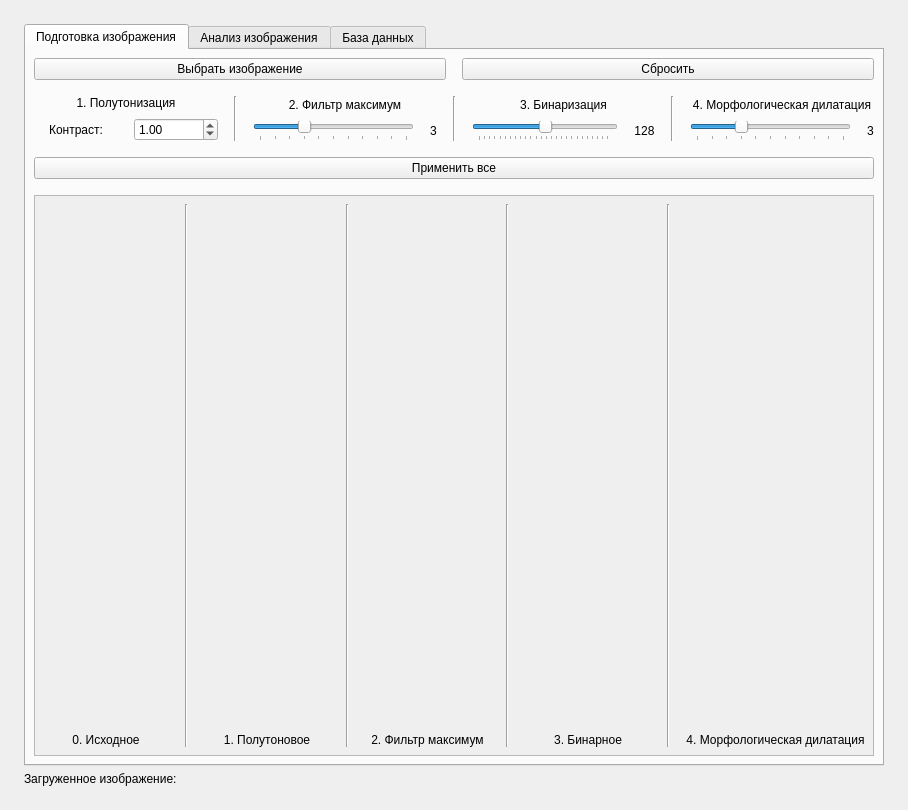
<?xml version="1.0" encoding="UTF-8"?>
<ui version="4.0">
 <class>MainWindow</class>
 <widget class="QMainWindow" name="MainWindow">
  <property name="geometry">
   <rect>
    <x>0</x>
    <y>0</y>
    <width>908</width>
    <height>810</height>
   </rect>
  </property>
  <property name="font">
   <font>
    <family>Helvetica</family>
   </font>
  </property>
  <property name="windowTitle">
   <string>Задачи определения видимости и отсечения фигур на плоскости</string>
  </property>
  <widget class="QWidget" name="centralwidget">
   <layout class="QVBoxLayout" name="verticalLayout_2">
    <property name="leftMargin">
     <number>24</number>
    </property>
    <property name="topMargin">
     <number>24</number>
    </property>
    <property name="rightMargin">
     <number>24</number>
    </property>
    <property name="bottomMargin">
     <number>24</number>
    </property>
    <item>
     <layout class="QHBoxLayout" name="horizontalLayout_3" stretch="0">
      <property name="spacing">
       <number>16</number>
      </property>
      <property name="bottomMargin">
       <number>0</number>
      </property>
      <item>
       <widget class="QTabWidget" name="tabWidget">
        <property name="tabPosition">
         <enum>QTabWidget::North</enum>
        </property>
        <property name="tabShape">
         <enum>QTabWidget::Rounded</enum>
        </property>
        <property name="currentIndex">
         <number>0</number>
        </property>
        <property name="documentMode">
         <bool>false</bool>
        </property>
        <property name="movable">
         <bool>true</bool>
        </property>
        <widget class="QWidget" name="tab_1">
         <attribute name="title">
          <string>Подготовка изображения</string>
         </attribute>
         <layout class="QVBoxLayout" name="verticalLayout_3" stretch="0,0,0,100">
          <property name="spacing">
           <number>16</number>
          </property>
          <property name="leftMargin">
           <number>8</number>
          </property>
          <property name="topMargin">
           <number>8</number>
          </property>
          <property name="rightMargin">
           <number>8</number>
          </property>
          <property name="bottomMargin">
           <number>8</number>
          </property>
          <item>
           <layout class="QHBoxLayout" name="horizontalLayout_12">
            <item>
             <widget class="QPushButton" name="loadImagePushButton">
              <property name="text">
               <string>Выбрать изображение</string>
              </property>
             </widget>
            </item>
            <item>
             <widget class="QPushButton" name="clearPushButton">
              <property name="text">
               <string>Сбросить</string>
              </property>
             </widget>
            </item>
           </layout>
          </item>
          <item>
           <layout class="QHBoxLayout" name="horizontalLayout_9" stretch="10,0,10,0,10,0,10">
            <property name="spacing">
             <number>16</number>
            </property>
            <item>
             <layout class="QVBoxLayout" name="verticalLayout_7">
              <property name="spacing">
               <number>8</number>
              </property>
              <item>
               <widget class="QLabel" name="label_8">
                <property name="text">
                 <string>1. Полутонизация</string>
                </property>
                <property name="alignment">
                 <set>Qt::AlignCenter</set>
                </property>
               </widget>
              </item>
              <item>
               <layout class="QHBoxLayout" name="horizontalLayout_8">
                <property name="spacing">
                 <number>16</number>
                </property>
                <item>
                 <widget class="QLabel" name="label_9">
                  <property name="text">
                   <string>Контраст:</string>
                  </property>
                  <property name="alignment">
                   <set>Qt::AlignCenter</set>
                  </property>
                 </widget>
                </item>
                <item>
                 <widget class="QDoubleSpinBox" name="contrastDoubleSpinBox">
                  <property name="maximum">
                   <double>2.000000000000000</double>
                  </property>
                  <property name="singleStep">
                   <double>0.100000000000000</double>
                  </property>
                  <property name="value">
                   <double>1.000000000000000</double>
                  </property>
                 </widget>
                </item>
               </layout>
              </item>
             </layout>
            </item>
            <item>
             <widget class="Line" name="line_2">
              <property name="orientation">
               <enum>Qt::Vertical</enum>
              </property>
             </widget>
            </item>
            <item>
             <layout class="QVBoxLayout" name="verticalLayout_6">
              <property name="spacing">
               <number>8</number>
              </property>
              <item>
               <widget class="QLabel" name="label_6">
                <property name="text">
                 <string>2. Фильтр максимум</string>
                </property>
                <property name="alignment">
                 <set>Qt::AlignCenter</set>
                </property>
               </widget>
              </item>
              <item>
               <layout class="QHBoxLayout" name="horizontalLayout_7">
                <property name="spacing">
                 <number>16</number>
                </property>
                <item>
                 <widget class="QSlider" name="maxFilterSlider">
                  <property name="maximum">
                   <number>10</number>
                  </property>
                  <property name="pageStep">
                   <number>1</number>
                  </property>
                  <property name="sliderPosition">
                   <number>3</number>
                  </property>
                  <property name="orientation">
                   <enum>Qt::Horizontal</enum>
                  </property>
                  <property name="invertedAppearance">
                   <bool>false</bool>
                  </property>
                  <property name="invertedControls">
                   <bool>false</bool>
                  </property>
                  <property name="tickPosition">
                   <enum>QSlider::TicksBelow</enum>
                  </property>
                 </widget>
                </item>
                <item>
                 <widget class="QLabel" name="maxFilterLabel">
                  <property name="text">
                   <string>3</string>
                  </property>
                  <property name="alignment">
                   <set>Qt::AlignCenter</set>
                  </property>
                 </widget>
                </item>
               </layout>
              </item>
             </layout>
            </item>
            <item>
             <widget class="Line" name="line_3">
              <property name="orientation">
               <enum>Qt::Vertical</enum>
              </property>
             </widget>
            </item>
            <item>
             <layout class="QVBoxLayout" name="verticalLayout_5">
              <property name="spacing">
               <number>8</number>
              </property>
              <item>
               <widget class="QLabel" name="label_4">
                <property name="text">
                 <string>3. Бинаризация</string>
                </property>
                <property name="alignment">
                 <set>Qt::AlignCenter</set>
                </property>
               </widget>
              </item>
              <item>
               <layout class="QHBoxLayout" name="horizontalLayout_6">
                <property name="spacing">
                 <number>16</number>
                </property>
                <item>
                 <widget class="QSlider" name="binarizationSlider">
                  <property name="maximum">
                   <number>255</number>
                  </property>
                  <property name="singleStep">
                   <number>10</number>
                  </property>
                  <property name="value">
                   <number>128</number>
                  </property>
                  <property name="sliderPosition">
                   <number>128</number>
                  </property>
                  <property name="orientation">
                   <enum>Qt::Horizontal</enum>
                  </property>
                  <property name="tickPosition">
                   <enum>QSlider::TicksBelow</enum>
                  </property>
                 </widget>
                </item>
                <item>
                 <widget class="QLabel" name="binarizationLabel">
                  <property name="text">
                   <string>128</string>
                  </property>
                  <property name="alignment">
                   <set>Qt::AlignCenter</set>
                  </property>
                 </widget>
                </item>
               </layout>
              </item>
             </layout>
            </item>
            <item>
             <widget class="Line" name="line_4">
              <property name="orientation">
               <enum>Qt::Vertical</enum>
              </property>
             </widget>
            </item>
            <item>
             <layout class="QVBoxLayout" name="verticalLayout_4">
              <property name="spacing">
               <number>8</number>
              </property>
              <item>
               <widget class="QLabel" name="label">
                <property name="text">
                 <string>4. Морфологическая дилатация</string>
                </property>
                <property name="alignment">
                 <set>Qt::AlignCenter</set>
                </property>
               </widget>
              </item>
              <item>
               <layout class="QHBoxLayout" name="horizontalLayout_5">
                <property name="spacing">
                 <number>16</number>
                </property>
                <item>
                 <widget class="QSlider" name="morphologyDilationSlider">
                  <property name="maximum">
                   <number>10</number>
                  </property>
                  <property name="pageStep">
                   <number>1</number>
                  </property>
                  <property name="value">
                   <number>3</number>
                  </property>
                  <property name="orientation">
                   <enum>Qt::Horizontal</enum>
                  </property>
                  <property name="tickPosition">
                   <enum>QSlider::TicksBelow</enum>
                  </property>
                 </widget>
                </item>
                <item>
                 <widget class="QLabel" name="morphologyDilationLabel">
                  <property name="text">
                   <string>3</string>
                  </property>
                  <property name="alignment">
                   <set>Qt::AlignCenter</set>
                  </property>
                 </widget>
                </item>
               </layout>
              </item>
             </layout>
            </item>
           </layout>
          </item>
          <item>
           <widget class="QPushButton" name="applyAllPushButton">
            <property name="text">
             <string>Применить все</string>
            </property>
           </widget>
          </item>
          <item>
           <layout class="QVBoxLayout" name="verticalLayout_8" stretch="0,0">
            <item>
             <widget class="QScrollArea" name="scrollArea">
              <property name="widgetResizable">
               <bool>true</bool>
              </property>
              <widget class="QWidget" name="scrollAreaWidgetContents">
               <property name="geometry">
                <rect>
                 <x>0</x>
                 <y>0</y>
                 <width>832</width>
                 <height>514</height>
                </rect>
               </property>
               <layout class="QHBoxLayout" name="horizontalLayout_4">
                <property name="spacing">
                 <number>16</number>
                </property>
                <property name="leftMargin">
                 <number>8</number>
                </property>
                <property name="topMargin">
                 <number>8</number>
                </property>
                <property name="rightMargin">
                 <number>8</number>
                </property>
                <property name="bottomMargin">
                 <number>8</number>
                </property>
                <item>
                 <layout class="QVBoxLayout" name="verticalLayout_9" stretch="10,0">
                  <property name="spacing">
                   <number>8</number>
                  </property>
                  <item>
                   <widget class="QLabel" name="image0Label">
                    <property name="text">
                     <string/>
                    </property>
                    <property name="scaledContents">
                     <bool>false</bool>
                    </property>
                    <property name="alignment">
                     <set>Qt::AlignCenter</set>
                    </property>
                    <property name="margin">
                     <number>8</number>
                    </property>
                   </widget>
                  </item>
                  <item>
                   <widget class="QLabel" name="label_7">
                    <property name="text">
                     <string>0. Исходное</string>
                    </property>
                    <property name="alignment">
                     <set>Qt::AlignCenter</set>
                    </property>
                   </widget>
                  </item>
                 </layout>
                </item>
                <item>
                 <widget class="Line" name="line">
                  <property name="orientation">
                   <enum>Qt::Vertical</enum>
                  </property>
                 </widget>
                </item>
                <item>
                 <layout class="QVBoxLayout" name="verticalLayout_14" stretch="10,0">
                  <property name="spacing">
                   <number>8</number>
                  </property>
                  <item>
                   <widget class="QLabel" name="image1Label">
                    <property name="text">
                     <string/>
                    </property>
                    <property name="scaledContents">
                     <bool>false</bool>
                    </property>
                    <property name="alignment">
                     <set>Qt::AlignCenter</set>
                    </property>
                    <property name="wordWrap">
                     <bool>false</bool>
                    </property>
                    <property name="margin">
                     <number>8</number>
                    </property>
                   </widget>
                  </item>
                  <item>
                   <widget class="QLabel" name="label_10">
                    <property name="text">
                     <string>1. Полутоновое</string>
                    </property>
                    <property name="alignment">
                     <set>Qt::AlignCenter</set>
                    </property>
                   </widget>
                  </item>
                 </layout>
                </item>
                <item>
                 <widget class="Line" name="line_5">
                  <property name="orientation">
                   <enum>Qt::Vertical</enum>
                  </property>
                 </widget>
                </item>
                <item>
                 <layout class="QVBoxLayout" name="verticalLayout_13" stretch="10,0">
                  <property name="spacing">
                   <number>8</number>
                  </property>
                  <item>
                   <widget class="QLabel" name="image2Label">
                    <property name="text">
                     <string/>
                    </property>
                    <property name="scaledContents">
                     <bool>false</bool>
                    </property>
                    <property name="alignment">
                     <set>Qt::AlignCenter</set>
                    </property>
                    <property name="margin">
                     <number>8</number>
                    </property>
                   </widget>
                  </item>
                  <item>
                   <widget class="QLabel" name="label_5">
                    <property name="text">
                     <string>2. Фильтр максимум</string>
                    </property>
                    <property name="alignment">
                     <set>Qt::AlignCenter</set>
                    </property>
                   </widget>
                  </item>
                 </layout>
                </item>
                <item>
                 <widget class="Line" name="line_6">
                  <property name="orientation">
                   <enum>Qt::Vertical</enum>
                  </property>
                 </widget>
                </item>
                <item>
                 <layout class="QVBoxLayout" name="verticalLayout_12" stretch="10,0">
                  <property name="spacing">
                   <number>8</number>
                  </property>
                  <item>
                   <widget class="QLabel" name="image3Label">
                    <property name="text">
                     <string/>
                    </property>
                    <property name="scaledContents">
                     <bool>false</bool>
                    </property>
                    <property name="alignment">
                     <set>Qt::AlignCenter</set>
                    </property>
                    <property name="margin">
                     <number>8</number>
                    </property>
                   </widget>
                  </item>
                  <item>
                   <widget class="QLabel" name="label_3">
                    <property name="text">
                     <string>3. Бинарное</string>
                    </property>
                    <property name="alignment">
                     <set>Qt::AlignCenter</set>
                    </property>
                   </widget>
                  </item>
                 </layout>
                </item>
                <item>
                 <widget class="Line" name="line_7">
                  <property name="orientation">
                   <enum>Qt::Vertical</enum>
                  </property>
                 </widget>
                </item>
                <item>
                 <layout class="QVBoxLayout" name="verticalLayout_11" stretch="10,0">
                  <property name="spacing">
                   <number>8</number>
                  </property>
                  <item>
                   <widget class="QLabel" name="image4Label">
                    <property name="text">
                     <string/>
                    </property>
                    <property name="scaledContents">
                     <bool>false</bool>
                    </property>
                    <property name="alignment">
                     <set>Qt::AlignCenter</set>
                    </property>
                    <property name="margin">
                     <number>8</number>
                    </property>
                   </widget>
                  </item>
                  <item>
                   <widget class="QLabel" name="label_2">
                    <property name="text">
                     <string>4. Морфологическая дилатация</string>
                    </property>
                    <property name="alignment">
                     <set>Qt::AlignCenter</set>
                    </property>
                   </widget>
                  </item>
                 </layout>
                </item>
               </layout>
              </widget>
             </widget>
            </item>
            <item>
             <layout class="QHBoxLayout" name="horizontalLayout_14"/>
            </item>
           </layout>
          </item>
         </layout>
        </widget>
        <widget class="QWidget" name="tab_2">
         <attribute name="title">
          <string>Анализ изображения</string>
         </attribute>
         <layout class="QVBoxLayout" name="verticalLayout_15">
          <property name="spacing">
           <number>16</number>
          </property>
          <property name="leftMargin">
           <number>8</number>
          </property>
          <property name="topMargin">
           <number>8</number>
          </property>
          <property name="rightMargin">
           <number>8</number>
          </property>
          <property name="bottomMargin">
           <number>8</number>
          </property>
          <item>
           <layout class="QHBoxLayout" name="horizontalLayout_10" stretch="10,0,10">
            <property name="spacing">
             <number>8</number>
            </property>
            <item>
             <layout class="QVBoxLayout" name="verticalLayout_19">
              <item>
               <layout class="QHBoxLayout" name="horizontalLayout_11" stretch="0,0,0">
                <property name="spacing">
                 <number>24</number>
                </property>
                <item>
                 <widget class="QLabel" name="label_15">
                  <property name="text">
                   <string>Процент схожести</string>
                  </property>
                  <property name="alignment">
                   <set>Qt::AlignCenter</set>
                  </property>
                 </widget>
                </item>
                <item>
                 <widget class="QSlider" name="percentSlider">
                  <property name="maximum">
                   <number>100</number>
                  </property>
                  <property name="pageStep">
                   <number>1</number>
                  </property>
                  <property name="value">
                   <number>75</number>
                  </property>
                  <property name="orientation">
                   <enum>Qt::Horizontal</enum>
                  </property>
                  <property name="tickPosition">
                   <enum>QSlider::TicksBelow</enum>
                  </property>
                  <property name="tickInterval">
                   <number>10</number>
                  </property>
                 </widget>
                </item>
                <item>
                 <widget class="QLabel" name="percentLabel">
                  <property name="text">
                   <string>0,75</string>
                  </property>
                  <property name="alignment">
                   <set>Qt::AlignCenter</set>
                  </property>
                 </widget>
                </item>
               </layout>
              </item>
              <item>
               <layout class="QHBoxLayout" name="horizontalLayout_16" stretch="0,0">
                <property name="spacing">
                 <number>24</number>
                </property>
                <item>
                 <widget class="QLabel" name="label_11">
                  <property name="text">
                   <string>Число попыток</string>
                  </property>
                 </widget>
                </item>
                <item>
                 <widget class="QSpinBox" name="repeatSpinBox">
                  <property name="minimum">
                   <number>0</number>
                  </property>
                  <property name="maximum">
                   <number>4</number>
                  </property>
                 </widget>
                </item>
               </layout>
              </item>
             </layout>
            </item>
            <item>
             <widget class="Line" name="line_8">
              <property name="orientation">
               <enum>Qt::Vertical</enum>
              </property>
             </widget>
            </item>
            <item>
             <layout class="QVBoxLayout" name="verticalLayout_21">
              <item>
               <widget class="QPushButton" name="clearAreasPushButton">
                <property name="text">
                 <string>Очистить</string>
                </property>
               </widget>
              </item>
              <item>
               <widget class="QPushButton" name="searchAreasPushButton">
                <property name="text">
                 <string>Найти образы</string>
                </property>
               </widget>
              </item>
             </layout>
            </item>
           </layout>
          </item>
          <item>
           <layout class="QVBoxLayout" name="verticalLayout_20">
            <property name="spacing">
             <number>4</number>
            </property>
            <item>
             <widget class="QLabel" name="findAreasLabel">
              <property name="text">
               <string>Всего найдено:</string>
              </property>
             </widget>
            </item>
            <item>
             <widget class="QLabel" name="databaseAreasLabel">
              <property name="text">
               <string>Взято из базы данных:</string>
              </property>
             </widget>
            </item>
            <item>
             <widget class="QLabel" name="countRepeatLabel">
              <property name="text">
               <string>Попыток потрачено:</string>
              </property>
             </widget>
            </item>
            <item>
             <widget class="QLabel" name="thisIsLabel">
              <property name="text">
               <string>Скорее всего это</string>
              </property>
             </widget>
            </item>
           </layout>
          </item>
          <item>
           <layout class="QHBoxLayout" name="horizontalLayout">
            <property name="spacing">
             <number>16</number>
            </property>
            <item>
             <layout class="QVBoxLayout" name="verticalLayout_16">
              <property name="spacing">
               <number>4</number>
              </property>
              <item>
               <widget class="QLabel" name="label_13">
                <property name="text">
                 <string>Найденные образы</string>
                </property>
                <property name="alignment">
                 <set>Qt::AlignCenter</set>
                </property>
               </widget>
              </item>
              <item>
               <widget class="QListWidget" name="findedAreasListWidget">
                <property name="movement">
                 <enum>QListView::Static</enum>
                </property>
                <property name="flow">
                 <enum>QListView::LeftToRight</enum>
                </property>
                <property name="isWrapping" stdset="0">
                 <bool>true</bool>
                </property>
                <property name="spacing">
                 <number>16</number>
                </property>
                <property name="viewMode">
                 <enum>QListView::IconMode</enum>
                </property>
               </widget>
              </item>
             </layout>
            </item>
            <item>
             <layout class="QVBoxLayout" name="verticalLayout_17">
              <property name="spacing">
               <number>4</number>
              </property>
              <item>
               <layout class="QVBoxLayout" name="verticalLayout_18">
                <item>
                 <widget class="QLabel" name="label_12">
                  <property name="text">
                   <string>Образы с базы данных</string>
                  </property>
                  <property name="alignment">
                   <set>Qt::AlignCenter</set>
                  </property>
                 </widget>
                </item>
                <item>
                 <widget class="QListWidget" name="databaseAreasListWidget">
                  <property name="movement">
                   <enum>QListView::Static</enum>
                  </property>
                  <property name="flow">
                   <enum>QListView::LeftToRight</enum>
                  </property>
                  <property name="isWrapping" stdset="0">
                   <bool>true</bool>
                  </property>
                  <property name="spacing">
                   <number>16</number>
                  </property>
                  <property name="viewMode">
                   <enum>QListView::IconMode</enum>
                  </property>
                 </widget>
                </item>
               </layout>
              </item>
             </layout>
            </item>
           </layout>
          </item>
         </layout>
        </widget>
        <widget class="QWidget" name="tab_3">
         <attribute name="title">
          <string>База данных</string>
         </attribute>
         <layout class="QVBoxLayout" name="verticalLayout_10">
          <property name="spacing">
           <number>16</number>
          </property>
          <property name="leftMargin">
           <number>8</number>
          </property>
          <property name="topMargin">
           <number>8</number>
          </property>
          <property name="rightMargin">
           <number>8</number>
          </property>
          <property name="bottomMargin">
           <number>8</number>
          </property>
          <item>
           <layout class="QHBoxLayout" name="horizontalLayout_15">
            <item>
             <widget class="QLineEdit" name="descriptionLineEdit">
              <property name="placeholderText">
               <string>Изображние с 60 км/ч</string>
              </property>
             </widget>
            </item>
            <item>
             <widget class="QPushButton" name="saveImagePushButton">
              <property name="text">
               <string>Добавить</string>
              </property>
             </widget>
            </item>
           </layout>
          </item>
          <item>
           <layout class="QHBoxLayout" name="horizontalLayout_13">
            <item>
             <widget class="QPushButton" name="sortImagesByHashPushButton">
              <property name="text">
               <string>Сортировка по хешу</string>
              </property>
             </widget>
            </item>
            <item>
             <widget class="QPushButton" name="sortImagesByIdPushButton">
              <property name="text">
               <string>Сортировка по id</string>
              </property>
             </widget>
            </item>
            <item>
             <widget class="QPushButton" name="removeImagePushButton">
              <property name="text">
               <string>Удалить</string>
              </property>
             </widget>
            </item>
           </layout>
          </item>
          <item>
           <layout class="QHBoxLayout" name="horizontalLayout_2">
            <item>
             <widget class="QLineEdit" name="searchLineEdit">
              <property name="inputMask">
               <string/>
              </property>
              <property name="text">
               <string/>
              </property>
              <property name="placeholderText">
               <string>Поиск по id</string>
              </property>
              <property name="clearButtonEnabled">
               <bool>true</bool>
              </property>
             </widget>
            </item>
            <item>
             <widget class="QPushButton" name="findImagePushButton">
              <property name="text">
               <string>Поиск</string>
              </property>
             </widget>
            </item>
           </layout>
          </item>
          <item>
           <widget class="QListView" name="imagesListView">
            <property name="flow">
             <enum>QListView::LeftToRight</enum>
            </property>
            <property name="isWrapping" stdset="0">
             <bool>true</bool>
            </property>
            <property name="spacing">
             <number>0</number>
            </property>
            <property name="viewMode">
             <enum>QListView::IconMode</enum>
            </property>
            <property name="modelColumn">
             <number>0</number>
            </property>
           </widget>
          </item>
         </layout>
        </widget>
       </widget>
      </item>
     </layout>
    </item>
    <item>
     <layout class="QVBoxLayout" name="verticalLayout">
      <item>
       <widget class="QLabel" name="loadImageLabel">
        <property name="text">
         <string>Загруженное изображение:</string>
        </property>
       </widget>
      </item>
     </layout>
    </item>
   </layout>
  </widget>
 </widget>
 <resources/>
 <connections/>
</ui>
